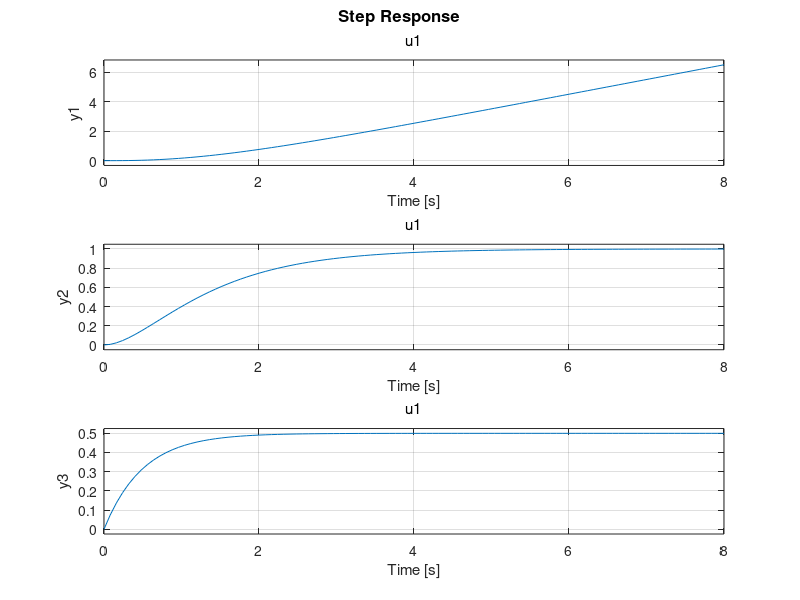

Write MATLAB code to recreate this figure.

%define state space
A=[0 1 0;0 -1 2;0 0 -2]
B=[0;0;1]
C=eye(3)    
state=ss(A,B,C,[])
%now we will find unit step plots for the state space 
%simulate state space for 8seconds
step(state,8)
